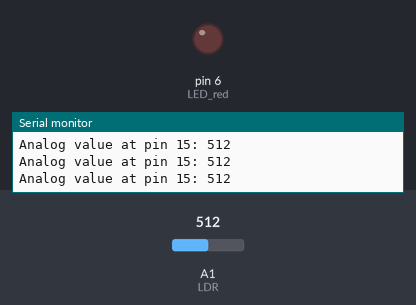
This sketch was run on a simulated Arduino Uno, built with avr-gcc and run on an emulated ATmega328P. On the bench: output pins drawn as LEDs (lit = HIGH), the last lines printed to the serial monitor. Inputs (shaded band) come from the test bench; at power-on: A1 (LDR) = 512.

Above: at 1.2 s.
1.3 s: A1 (LDR) set to 108
2.8 s: A1 (LDR) set to 88
At 3.7 s:
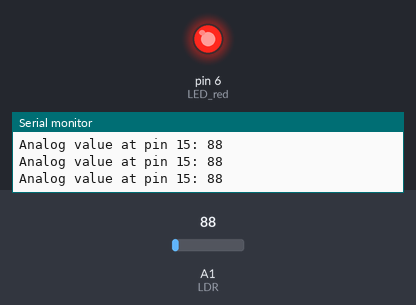
4.5 s: A1 (LDR) set to 110
At 4.9 s:
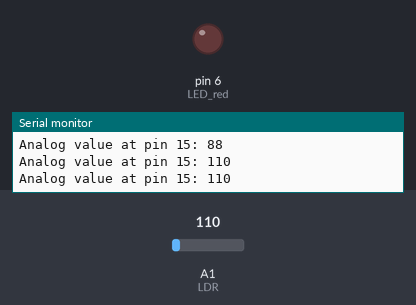
6.0 s: A1 (LDR) set to 90
At 7.3 s:
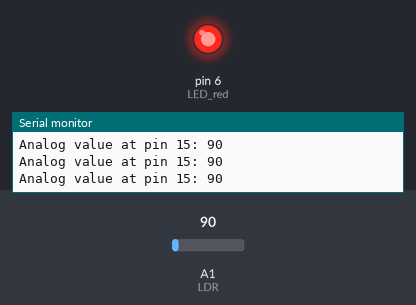
Timing chart, 0 to 8.5 s (numbered marks = the images above; inputs shaded):
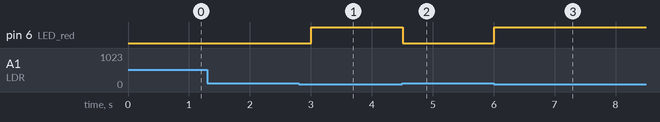

The sketch:

4_1_LED_LDR.ino
```cpp
const int LDR = 15;
const int LED_red = 6;
int analogValue;

void setup() {
  Serial.begin(9600);

  pinMode(LDR, INPUT);
  pinMode(LED_red, OUTPUT);
}

void loop() {

  int analogValue = analogRead(LDR);

  Serial.print("Analog value at pin 15: ");
  Serial.println(analogValue);

  if(analogValue<100){
    digitalWrite(LED_red, HIGH);
  }
  else {
    digitalWrite(LED_red, LOW);
  }
  delay(300);
}
```

Measured:
- the behaviour switches between 100 and 99 on A1 (LDR) (found by bisection; images 0 and 1)
- after the input at 2.8 s, pin 6 (LED_red): LOW → HIGH after 0.21 s
- after the input at 4.5 s, pin 6 (LED_red): HIGH → LOW at once
- after the input at 6.0 s, pin 6 (LED_red): LOW → HIGH at once
